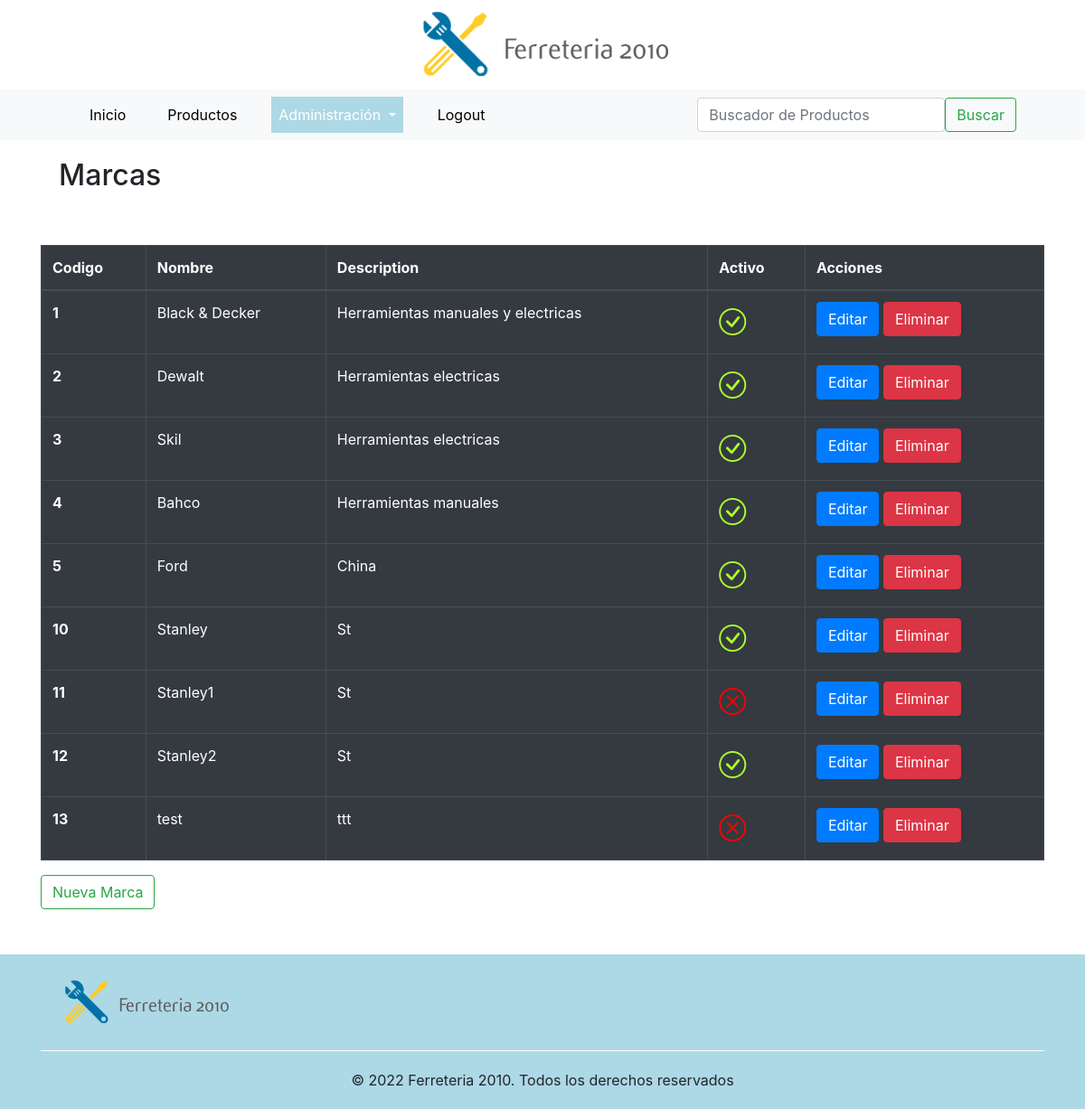
/productos/marcas/ (signed in), run on an earlier commit of the app's database.
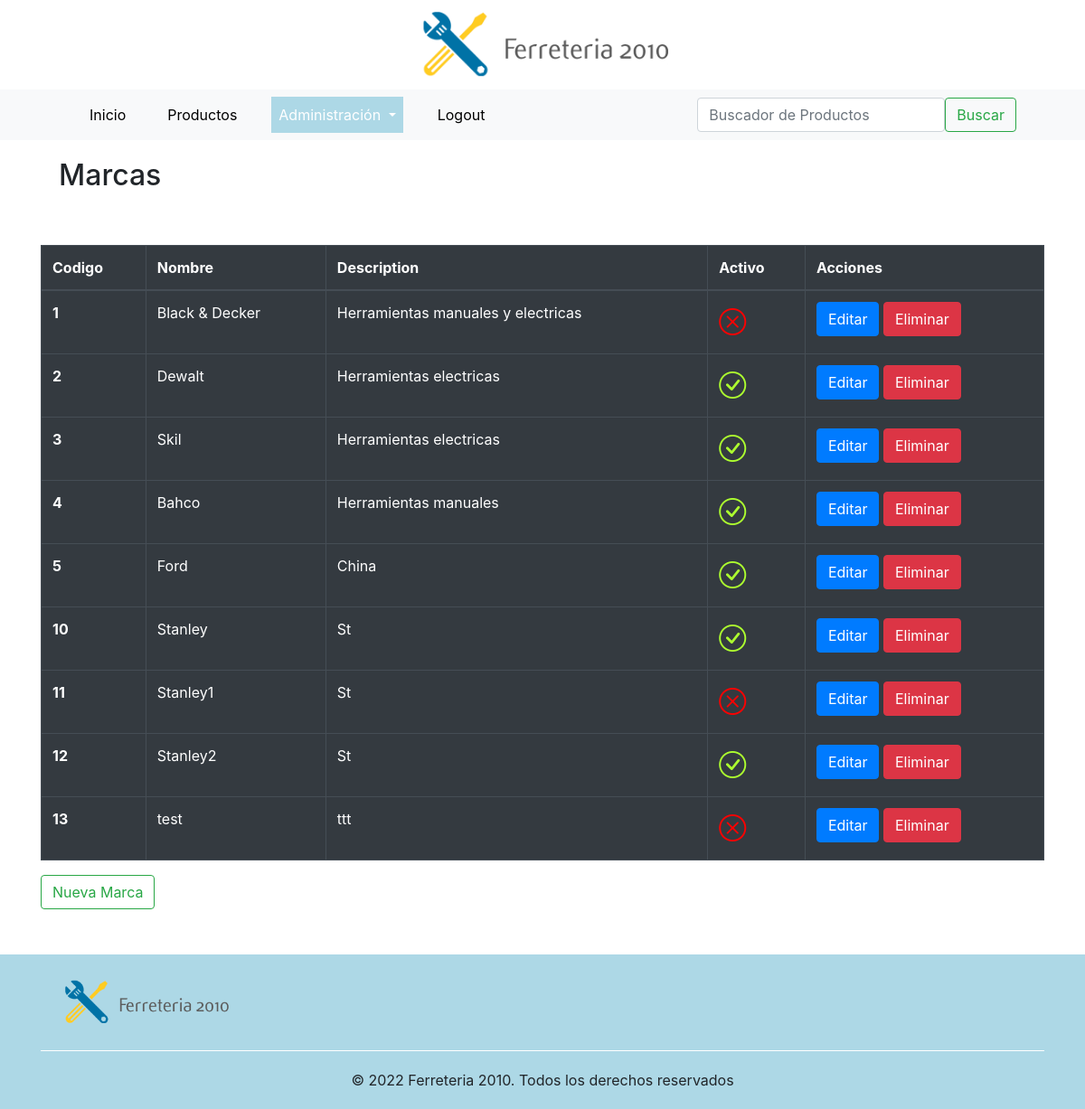
And on a later commit of the database.
### productos/models.py (models this page shows, shortened)
class Marcas(models.Model):
    nombre = models.CharField(max_length=100, unique=True)
    descripcion = models.CharField(max_length=200, blank=True, default='')
    active = models.BooleanField(default=True)
    class Meta:
        verbose_name = 'Marca'
        verbose_name_plural = 'Marcas'

### productos/views.py (the view)
# urls.py: path('marcas/', List_marcas.as_view(), name = 'marcas'),
class List_marcas(LoginRequiredMixin, ListView):
    model = Marcas
    template_name = 'distribuidores/marcas.html'

### templates/distribuidores/marcas.html (shortened to what this page needs)
{% extends 'base.html' %}
{% load static %}
{% block nav_administracion_activo %}active{% endblock %}
{% block contenido %}
<div class="titulo_seccion"><h2>Marcas</h2></div>
<div class="table-responsive-sm">
<table class="table table-hover table-dark table-bordered">
    <thead>
      <tr>
        <th scope="col">Codigo</th>
        <th scope="col">Nombre</th>
        <th scope="col">Description</th>
        <th scope="col">Activo</th>
        <th scope="col">Acciones</th>
      </tr>
    </thead>
    <tbody>
        {% for marca in object_list %}
            <tr>
            <th scope="row">{{marca.id}}</th>
            <td>{{ marca.nombre }}</td>
            <td>{{marca.descripcion}}</td>
            {% if marca.active == True %}
                <td><i class="bi bi-check-circle" style="text-align:right; font-size:30px; color:greenyellow"></i></td>
            {% else %}
                <td><i class="bi bi-x-circle" style="text-align:right; font-size:30px; color:red"></i></td>
            {% endif %}
            <td>
                <a href="/productos/edit-marca/{{marca.id}}" class="btn btn-primary">Editar</a>
                <a href="/productos/delete-marca/{{marca.id}}" class="btn btn-danger">Eliminar</a></td>
            </tr>
        {% endfor%}
    </tbody>
  </table>
</div>
  <a href="/productos/create-marca" class="btn btn-outline-success">Nueva Marca</a></td>
{% endblock %}

What changed in the data, as far as the page shows it:
changed Marcas "Black & Decker": active True → False (drawn)
